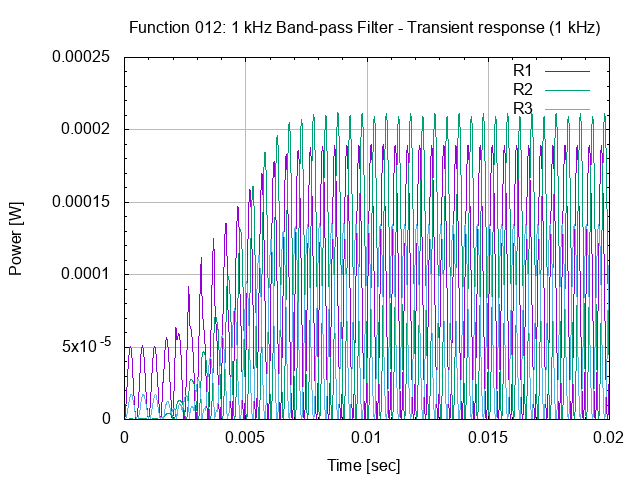

The script that saved this image:
# set terminal
set term png

# set graph
set output "26.012.00.03.01.png"
set title "Function 012: 1 kHz Band-pass Filter - Transient response (1 kHz)"

# setup Y-axis
set grid ytics lt 1 lw 1 lc rgb "#bbbbbb"
set mytics
set ylabel "Power [W]"

# setup X-axis
set grid xtics lt 1 lw 1 lc rgb "#bbbbbb"
set mxtics
set xrange [0:0.02]
set xlabel "Time [sec]"

# setup plot style
set style data lines
plot '26.012.00.03.01.dat' using 1:2 title "R1", \
     '26.012.00.03.01.dat' using 1:3 title "R2", \
     '26.012.00.03.01.dat' using 1:4 title "R3"

# set output back to default
set output

# reset terminal type
set terminal pop
